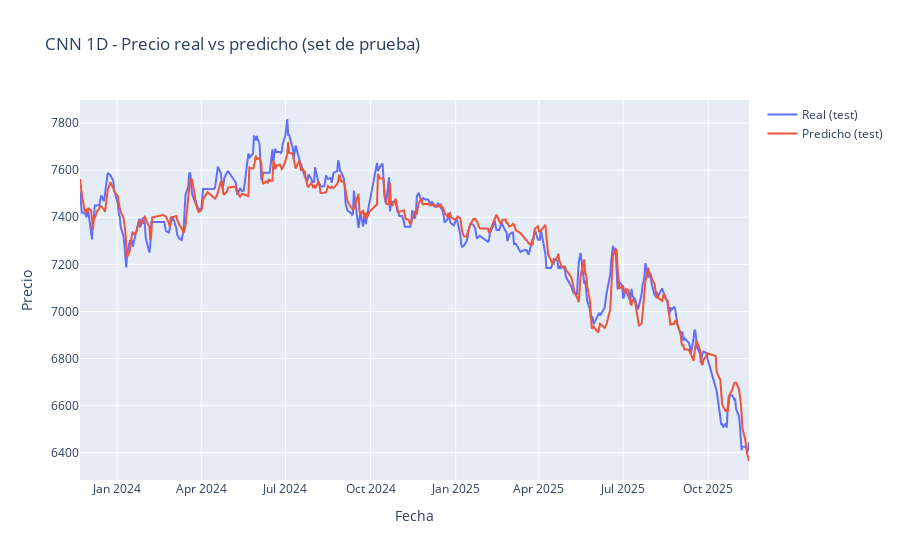

Source (notebook cell):
### Markdown cell above
### 5.4 Modelo CNN 1D (ejemplo sencillo)

Ahora repetimos el flujo con una **red convolucional 1D**:

- Varias capas `Conv1D` para capturar patrones locales en la serie.
- Capa `Flatten` y `Dense` para producir la predicción.
- Igual que en LSTM, medimos MSE y MAPE en test y generamos 3 gráficas:
  1. Real vs predicho (test).
  2. Real vs predicho (todo el histórico).
  3. Histórico + predicción futura.

### Code cell
# =========================
#    MODELO CNN 1D BÁSICO
# =========================

from tensorflow.keras.models import Sequential
from tensorflow.keras.layers import Conv1D, Dense, Dropout, Flatten
from tensorflow.keras.optimizers import Adam
from sklearn.metrics import mean_squared_error, mean_absolute_percentage_error

input_shape = X_train_seq.shape[1:]  # (WINDOW_SIZE, 1)

# 1) Definición del modelo CNN 1D capa a capa
cnn_model = Sequential()

# Conv1D 1
cnn_model.add(
    Conv1D(
        filters=64,
        kernel_size=3,
        activation="relu",
        input_shape=input_shape
    )
)
cnn_model.add(Dropout(0.2))

# Conv1D 2
cnn_model.add(
    Conv1D(
        filters=64,
        kernel_size=3,
        activation="relu"
    )
)
cnn_model.add(Dropout(0.2))

# Aplanar + densas finales
cnn_model.add(Flatten())
cnn_model.add(Dense(64, activation="relu"))
cnn_model.add(Dense(1))

# 2) Compilación
cnn_model.compile(
    optimizer=Adam(learning_rate=1e-3),
    loss="mse"
)

cnn_model.summary()

# 3) Entrenamiento
history_cnn = cnn_model.fit(
    X_train_seq, y_train,
    validation_data=(X_val_seq, y_val),
    epochs=30,
    batch_size=32,
    verbose=1
)

# =========================
#     EVALUACIÓN TEST
# =========================

y_test_pred_scaled_cnn = cnn_model.predict(X_test_seq).flatten()

y_test_inv_cnn = scaler.inverse_transform(y_test.reshape(-1, 1)).flatten()
y_test_pred_inv_cnn = scaler.inverse_transform(
    y_test_pred_scaled_cnn.reshape(-1, 1)
).flatten()

mse_cnn = mean_squared_error(y_test_inv_cnn, y_test_pred_inv_cnn)
mape_cnn = mean_absolute_percentage_error(y_test_inv_cnn, y_test_pred_inv_cnn)

print(f"\n[ CNN1D ] MSE (test):  {mse_cnn:.4f}")
print(f"[ CNN1D ] MAPE (test): {mape_cnn:.2f}%")

# =========================
#       GRÁFICAS
# =========================

# 1) Real vs predicho (test)
plot_test_predictions(
    dates_test,
    y_test_inv_cnn,
    y_test_pred_inv_cnn,
    title_prefix="CNN 1D"
)

# 2) Real vs predicho (train + val + test)
y_all_pred_scaled_cnn = cnn_model.predict(
    np.concatenate([X_train_seq, X_val_seq, X_test_seq], axis=0)
).flatten()

y_all_inv_cnn = scaler.inverse_transform(
    np.concatenate([y_train, y_val, y_test]).reshape(-1, 1)
).flatten()
y_all_pred_inv_cnn = scaler.inverse_transform(
    y_all_pred_scaled_cnn.reshape(-1, 1)
).flatten()

dates_all_full_cnn = np.concatenate([dates_train, dates_val, dates_test])

plot_full_predictions(
    dates_all_full_cnn,
    y_all_inv_cnn,
    y_all_pred_inv_cnn,
    title_prefix="CNN 1D"
)

# 3) Histórico completo + predicción futura
last_window_scaled_cnn = prices_scaled[-WINDOW_SIZE:]
future_scaled_cnn, future_inv_cnn = forecast_future(
    cnn_model,
    last_window_scaled_cnn,
    scaler,
    n_future=N_FUTURE_DAYS
)

last_date = df["Date"].max()
future_dates_cnn = pd.date_range(
    start=last_date + pd.Timedelta(days=1),
    periods=N_FUTURE_DAYS,
    freq="D"
)

plot_full_with_future(
    dates_all_full_cnn,
    y_all_inv_cnn,
    future_dates_cnn,
    future_inv_cnn,
    title_prefix="CNN 1D"
)

# Tabla de predicciones futuras (CNN 1D)
future_table_cnn = pd.DataFrame({
    "Fecha futura": future_dates_cnn,
    "Predicción del precio (CNN 1D)": future_inv_cnn
})
display(future_table_cnn)

### Figure 1 — Plotly figure (JSON) as saved in the notebook; plotly's stock layout.template omitted (floating-point values rounded to 4 significant figures; data arrays with more than 128 entries replaced by an {"elided": "..."} marker saying what was removed)
{"data": [{"mode": "lines", "name": "Real (test)", "type": "scatter", "x": {"elided": "408 str values"}, "y": {"elided": "408 float values"}}, {"mode": "lines", "name": "Predicho (test)", "type": "scatter", "x": {"elided": "408 str values"}, "y": {"elided": "408 float values"}}], "layout": {"title": {"text": "CNN 1D - Precio real vs predicho (set de prueba)"}, "xaxis": {"title": {"text": "Fecha"}}, "yaxis": {"title": {"text": "Precio"}}}}
